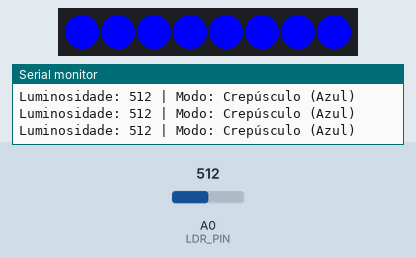
Simulated run of this sketch. Board: ESP8266 (NodeMCU). Shown: 8 RGB LEDs in strip order, left to right, the last lines printed to the serial monitor. The test bench sets the inputs (shaded band); at power-on: A0 (LDR_PIN) = 512. Dim RGB values are drawn brighter than linear.

Above: at 1.3 s.
1.4 s: A0 (LDR_PIN) set to 582
2.9 s: A0 (LDR_PIN) set to 610
At 3.8 s:
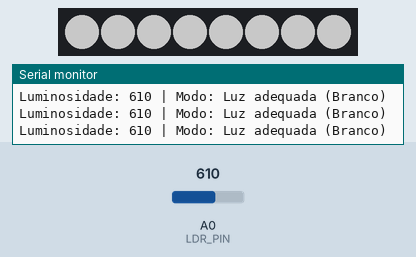
4.4 s: A0 (LDR_PIN) set to 786
5.9 s: A0 (LDR_PIN) set to 819
At 6.9 s:
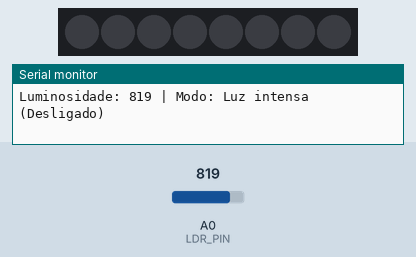
7.4 s: A0 (LDR_PIN) set to 290
At 8.4 s:
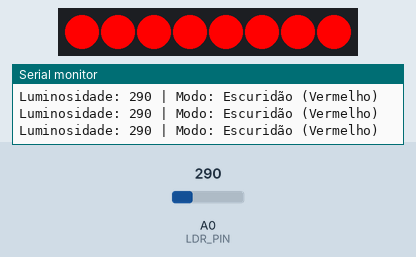
8.9 s: A0 (LDR_PIN) set to 310
At 10.0 s:
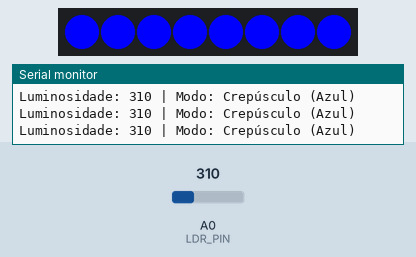
Timing chart, 0 to 11.4 s (numbered marks = the images above; inputs shaded):
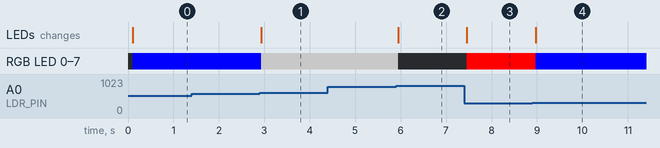

The sketch:

teste_embarcados.ino
```cpp
#include <FastLED.h>

// ===== CONFIGURAÇÕES DOS LEDs =====
#define LED_PIN D7        // Pino de dados conectado ao Din da fita
#define NUM_LEDS 8        // Número de LEDs na fita
#define BRIGHTNESS 255    // Brilho máximo (0-255)
#define LED_TYPE WS2812B
#define COLOR_ORDER GRB

CRGB leds[NUM_LEDS];

// ===== CONFIGURAÇÕES DO SENSOR =====
#define LDR_PIN A0        // Pino analógico do sensor de luminosidade

// ===== VARIÁVEIS GLOBAIS =====
int ldrValue = 0;

void setup() {
  Serial.begin(115200);
  delay(100);

  Serial.println("\n\n=== Sistema de Controle de Iluminação ===");

  // Inicialização dos LEDs com FastLED
  FastLED.addLeds<LED_TYPE, LED_PIN, COLOR_ORDER>(leds, NUM_LEDS);
  FastLED.setBrightness(BRIGHTNESS);
  FastLED.clear();
  FastLED.show();

  Serial.println("✓ LEDs inicializados com FastLED");
  Serial.println("=== Sistema pronto! ===\n");
}

void loop() {
  // Leitura do sensor de luminosidade (0-1023)
  ldrValue = analogRead(LDR_PIN);

  // Controle dos LEDs baseado na luminosidade
  controleLuminosidade(ldrValue);

  // Debug via Serial Monitor
  Serial.print("Luminosidade: ");
  Serial.print(ldrValue);
  Serial.print(" | Modo: ");

  if (ldrValue <= 300) {
    Serial.println("Escuridão (Vermelho)");
  } else if (ldrValue <= 600) {
    Serial.println("Crepúsculo (Azul)");
  } else if (ldrValue <= 800) {
    Serial.println("Luz adequada (Branco)");
  } else {
    Serial.println("Luz intensa (Desligado)");
  }

  delay(100); // Delay para estabilidade
}

void controleLuminosidade(int valor) {
  // Define cores baseadas no nível de luminosidade

  if (valor <= 300) {
    // Escuridão total - LED Vermelho forte
    setColor(255, 0, 0);
  }
  else if (valor <= 600) {
    // Ambiente com pouca luz - LED Azul
    setColor(0, 0, 255);
  }
  else if (valor <= 800) {
    // Luz adequada - LED Branco suave
    setColor(100, 100, 100);
  }
  else {
    // Muita luz - LEDs desligados (economiza energia)
    setColor(0, 0, 0);
  }
}

void setColor(int r, int g, int b) {
  // Define a mesma cor RGB para todos os LEDs da fita usando FastLED
  fill_solid(leds, NUM_LEDS, CRGB(r, g, b));
  FastLED.show(); // Atualiza a fita com as novas cores
}
```

Measured:
- the behaviour switches between 600 and 601 on A0 (LDR_PIN) (found by bisection; images 0 and 1)
- the behaviour switches between 800 and 801 on A0 (LDR_PIN) (found by bisection; images 1 and 2)
- the behaviour switches between 300 and 301 on A0 (LDR_PIN) (found by bisection; images 3 and 4)
- after the input at 2.9 s, RGB LED 0–7: RGB(0, 0, 255) → RGB(100, 100, 100) at once; the LEDs: change at once (image 1)
- after the input at 5.9 s, RGB LED 0–7: RGB(100, 100, 100) → off after 0.05 s; the LEDs: change after 0.05 s (image 2)
- after the input at 7.4 s, RGB LED 0–7: off → RGB(255, 0, 0) after 0.06 s; the LEDs: change after 0.06 s (image 3)
- after the input at 8.9 s, RGB LED 0–7: RGB(255, 0, 0) → RGB(0, 0, 255) after 0.07 s; the LEDs: change after 0.07 s (image 4)
